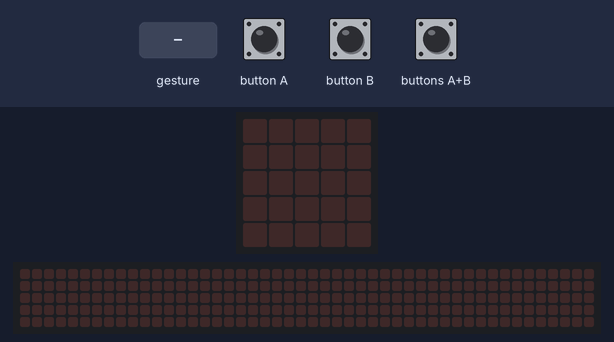
Bench run of a program on a simulated BBC micro:bit (MakeCode). Shown: the board's 5×5 LED display, a strip that is not on the board, showing the scrolling text unrolled. Inputs (shaded band) come from the test bench. A tilt is held for 1.5 s and a shake lasts 1 s, then the board lies face up again; the 48×5 strip is a reading aid, not a part: it shows the text the display is scrolling, unrolled, one strip-width of it at a time.

Above: at 1.2 s.
1.3 s: gesture 'shake'
At 7.8 s:
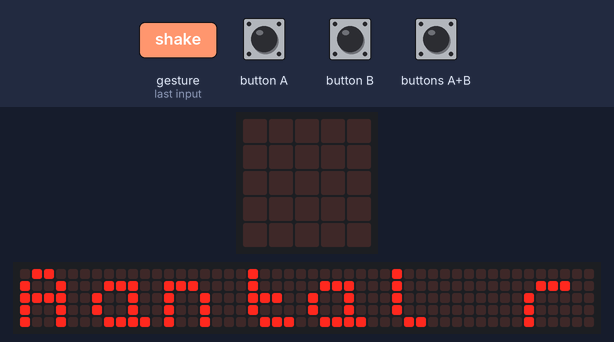
At 17.37 s:
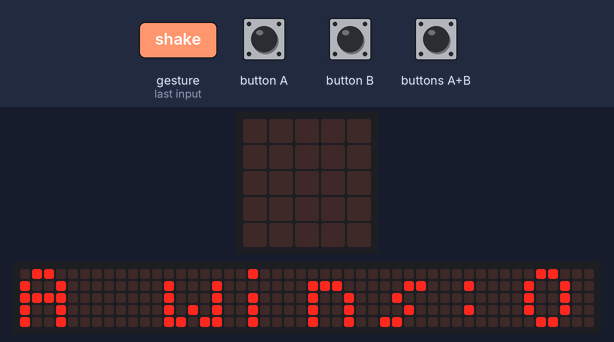

Measured:
- after the input at 1.3 s, the display: changes after 0.20 s (image 1)
- what the display in image 1 shows lasts 0.6 s, from 7.4 s to 8.0 s

The program:

main.ts
```typescript
input.onButtonPressed(Button.A, function () {
    basic.showString("A")
    PlayerAWins += 1
})
input.onGesture(Gesture.Shake, function () {
    basic.showString("Aantal rondes:" + (PlayerAWins + (PlayerBWins + PlayersTie)))
    basic.showString("A wins:" + PlayerAWins)
    basic.showString("B wins:" + PlayerBWins)
    basic.showString("Ties:" + PlayersTie)
})
input.onButtonPressed(Button.AB, function () {
    basic.showString("T")
    PlayersTie += 1
})
input.onButtonPressed(Button.B, function () {
    basic.showString("B")
    PlayerBWins += 1
})
let PlayersTie = 0
let PlayerBWins = 0
let PlayerAWins = 0
PlayerAWins = 0
PlayerBWins = 0
PlayersTie = 0
```

test.ts
```typescript
// tests gaan hier; deze zal niet worden gecompileerd wanneer dit pakket wordt gebruikt als extensie.
```
